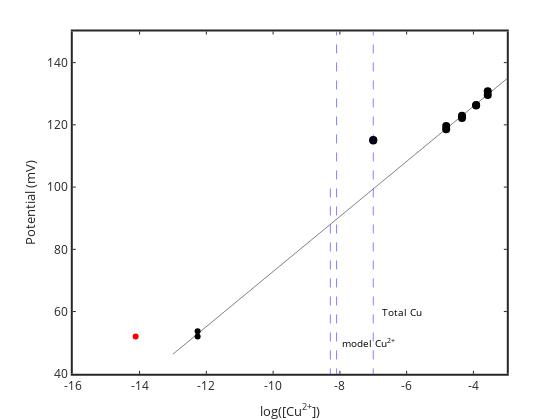

Notebook source saved alongside this figure:
### Code cell
% MODEL FOR COMPARISON

%model with just inorganic speciation
%geochemical model
% input the constants and solution chemistry

flag1=2; %flag1 for concentration based search vector (1) or for log based search vector (2).
flag2=1; %flag2 for numerical derivatives (2) or analtyical derivatives (1)
database=[]; 
flag3=0; % flag3 1 for show warnings. 0 no warnings
flag4=0; %if=1 solve tableau one line at a time to get a good initial guess (no solids). really challenging probs only
flag5=0; %if=1 use stored initial guess for including solids

CuT=CuTmeas; inorganicTOTALS=[CuT];
inorganicTOTALS(inorganicTOTALS==0)=1e-16; % get rid of zero values, b/c div by zero error
TOTALS=[inorganicTOTALS]; %TOTALS=inorganicTOTALS;
pH=8.023; pe=20.75-pH; PCO2=10^-3.5;
[Cuall,CuOH,CuOH2s,CuOs,CuCO3s,tenorite,malachite,MASSERR]=CuOHCO2opentableauallsolids(pH,pe,PCO2,TOTALS',flag1,flag2,flag3,flag4,flag5,database);
[CuwithCuOs,CuOH,CuOH2s,CuOs,CuCO3s,tenorite,malachite,MASSERR]=CuOHCO2opentableauCuOs(pH,pe,PCO2,TOTALS',flag1,flag2,flag3,flag4,flag5,database);
[Cunosolid,CuOH,CuOH2s,CuOs,CuCO3s,tenorite,malachite,MASSERR]=CuOHCO2opentableaunosolid(pH,pe,PCO2,TOTALS',flag1,flag2,flag3,flag4,flag5,database);

plot(log10(CuTplus),Emeas,'ko','markersize',8)

hold on
plot([logCuoriginal'],[mVAoriginal'],'ko')
logCuplot=-13:0.1:-3; Eplot=polyval(param,logCuplot);
plot(logCuplot,Eplot,'k-')
set(gca,'linewidth',2)
xlabel('log[Cu^{2+}]'); ylabel('E (mV)')
hold on

plot([log10(Cuall) log10(Cuall)],[-100 100],'b--')
plot([log10(Cunosolid) log10(Cunosolid)],[-100 150],'b--'); hold on
plot([log10(CuT) log10(CuT)],[-100 150],'b--')
%plot([-9.576 -9.576],[-100 100],'b--')

text(log10(Cunosolid)+0.1,50,'model Cu^{2+}','rotation',90)
text(log10(CuT)+0.2,60,'Total Cu','rotation',90)


xlabel('log([Cu^{2+}])')
ylabel('Potential (mV)')
set(gca,'LineWidth',2,'fontsize',12)

logCunosolid=log10(Cunosolid)
logCuoriginalsample=mean((mVAoriginal-param(2))/param(1))
logCuonept

axis([-16 -3 40 150])

plot(logCuonept,Eorig,'ro','markerfacecolor','r')

### Figure 1 — Plotly figure (JSON) as saved in the notebook; plotly's stock layout.template omitted (floating-point values rounded to 4 significant figures)
{"data": [{"line": {"color": "rgb(0, 0, 0)", "width": 0.5}, "marker": {"color": "rgb(0, 0, 0)", "line": {"color": "rgb(0, 0, 0)"}, "size": 8, "symbol": "circle"}, "mode": "markers", "name": "", "showlegend": false, "type": "scatter", "visibility": true, "x": [-7, -7, -4.816, -4.816, -4.341, -4.341, -3.918, -3.918, -3.57, -3.57], "xaxis": "x", "y": [115.1, 115, 119.6, 118.6, 122.9, 122.2, 126.2, 126.4, 129.6, 130.8], "yaxis": "y"}, {"line": {"color": "rgb(0, 0, 0)", "width": 0.5}, "marker": {"color": "rgb(0, 0, 0)", "line": {"color": "rgb(0, 0, 0)"}, "size": 6, "symbol": "circle"}, "mode": "markers", "name": "", "showlegend": false, "type": "scatter", "visibility": true, "x": [-12.26], "xaxis": "x", "y": [53.7], "yaxis": "y"}, {"line": {"color": "rgb(0, 0, 0)", "width": 0.5}, "marker": {"color": "rgb(0, 0, 0)", "line": {"color": "rgb(0, 0, 0)"}, "size": 6, "symbol": "circle"}, "mode": "markers", "name": "", "showlegend": false, "type": "scatter", "visibility": true, "x": [-12.26], "xaxis": "x", "y": [52], "yaxis": "y"}, {"line": {"color": "rgb(0, 0, 0)", "dash": "solid", "width": 0.5}, "marker": {"color": "rgb(0, 0, 0)", "line": {"color": "rgb(0, 0, 0)"}, "size": 6, "symbol": "none"}, "mode": "lines", "name": "", "showlegend": false, "type": "scatter", "visibility": true, "x": [-13, -12.9, -12.8, -12.7, -12.6, -12.5, -12.4, -12.3, -12.2, -12.1, -12, -11.9, -11.8, -11.7, -11.6, -11.5, -11.4, -11.3, -11.2, -11.1, -11, -10.9, -10.8, -10.7, -10.6, -10.5, -10.4, -10.3, -10.2, -10.1, -10, -9.9, -9.8, -9.7, -9.6, -9.5, -9.4, -9.3, -9.2, -9.1, -9, -8.9, -8.8, -8.7, -8.6, -8.5, -8.4, -8.3, -8.2, -8.1, -8, -7.9, -7.8, -7.7, -7.6, -7.5, -7.4, -7.3, -7.2, -7.1, -7, -6.9, -6.8, -6.7, -6.6, -6.5, -6.4, -6.3, -6.2, -6.1, -6, -5.9, -5.8, -5.7, -5.6, -5.5, -5.4, -5.3, -5.2, -5.1, -5, -4.9, -4.8, -4.7, -4.6, -4.5, -4.4, -4.3, -4.2, -4.1, -4, -3.9, -3.8, -3.7, -3.6, -3.5, -3.4, -3.3, -3.2, -3.1, -3], "xaxis": "x", "y": [46.31, 47.19, 48.08, 48.96, 49.85, 50.73, 51.62, 52.5, 53.39, 54.27, 55.16, 56.04, 56.93, 57.81, 58.7, 59.58, 60.47, 61.35, 62.24, 63.12, 64.01, 64.89, 65.78, 66.66, 67.55, 68.44, 69.32, 70.21, 71.09, 71.98, 72.86, 73.75, 74.63, 75.52, 76.4, 77.29, 78.17, 79.06, 79.94, 80.83, 81.71, 82.6, 83.48, 84.37, 85.25, 86.14, 87.02, 87.91, 88.79, 89.68, 90.56, 91.45, 92.33, 93.22, 94.1, 94.99, 95.87, 96.76, 97.64, 98.53, 99.41, 100.3, 101.2, 102.1, 103.0, 103.8, 104.7, 105.6, 106.5, 107.4, 108.3, 109.1, 110.0, 110.9, 111.8, 112.7, 113.6, 114.5, 115.3, 116.2, 117.1, 118.0, 118.9, 119.8, 120.7, 121.5, 122.4, 123.3, 124.2, 125.1, 126.0, 126.8, 127.7, 128.6, 129.5, 130.4, 131.3, 132.2, 133.0, 133.9, 134.8], "yaxis": "y"}, {"line": {"color": "rgb(0,0,255)", "dash": "dash", "width": 0.5}, "marker": {"color": "rgb(0,0,255)", "line": {"color": "rgb(0,0,255)"}, "size": 6, "symbol": "none"}, "mode": "lines", "name": "", "showlegend": false, "type": "scatter", "visibility": true, "x": [-8.285, -8.285], "xaxis": "x", "y": [-100, 100], "yaxis": "y"}, {"line": {"color": "rgb(0,0,255)", "dash": "dash", "width": 0.5}, "marker": {"color": "rgb(0,0,255)", "line": {"color": "rgb(0,0,255)"}, "size": 6, "symbol": "none"}, "mode": "lines", "name": "", "showlegend": false, "type": "scatter", "visibility": true, "x": [-8.099, -8.099], "xaxis": "x", "y": [-100, 150], "yaxis": "y"}, {"line": {"color": "rgb(0,0,255)", "dash": "dash", "width": 0.5}, "marker": {"color": "rgb(0,0,255)", "line": {"color": "rgb(0,0,255)"}, "size": 6, "symbol": "none"}, "mode": "lines", "name": "", "showlegend": false, "type": "scatter", "visibility": true, "x": [-7, -7], "xaxis": "x", "y": [-100, 150], "yaxis": "y"}, {"line": {"color": "rgb(255,0,0)", "width": 0.5}, "marker": {"color": "rgb(255,0,0)", "line": {"color": "rgb(255,0,0)"}, "size": 6, "symbol": "circle"}, "mode": "markers", "name": "", "showlegend": false, "type": "scatter", "visibility": true, "x": [-14.12], "xaxis": "x", "y": [52], "yaxis": "y"}], "layout": {"annotations": [{"font": {"color": "rgb(0, 0, 0)", "size": 10}, "showarrow": false, "text": "model Cu<sup>2+</sup>", "x": -7.999, "xanchor": "left", "xref": "x", "y": 50, "yanchor": "middle", "yref": "y"}, {"font": {"color": "rgb(0, 0, 0)", "size": 10}, "showarrow": false, "text": "Total Cu", "x": -6.8, "xanchor": "left", "xref": "x", "y": 60, "yanchor": "middle", "yref": "y"}], "height": 420, "hovermode": "closest", "margin": {"b": 0, "l": 0, "r": 0, "t": 0}, "plot_bgcolor": "rgba(0, 0, 0, 0)", "showlegend": false, "width": 560, "xaxis": {"anchor": "y", "autorange": false, "domain": [0.13, 0.905], "exponentformat": "none", "gridcolor": "rgba(38,38,38,0.15)", "gridwidth": 2, "linecolor": "rgb(38,38,38)", "linewidth": 2, "mirror": "ticks", "range": [-16, -3], "showgrid": false, "showline": true, "side": "bottom", "spikedash": "solid", "spikemode": "across", "spikesides": false, "spikethickness": 1, "tickangle": 0, "tickcolor": "rgb(38,38,38)", "tickfont": {"color": "rgb(38,38,38)", "size": 12}, "ticklen": 3, "ticks": "inside", "ticktext": ["-16", "-14", "-12", "-10", "-8", "-6", "-4"], "tickvals": [-16, -14, -12, -10, -8, -6, -4], "title": {"font": {"color": "rgb(38,38,38)", "size": 13.2}, "text": "log([Cu<sup>2+</sup>])"}, "type": "linear", "visible": true, "zeroline": false}, "yaxis": {"anchor": "x", "autorange": false, "domain": [0.11, 0.925], "exponentformat": "none", "gridcolor": "rgba(38,38,38,0.15)", "gridwidth": 2, "linecolor": "rgb(38,38,38)", "linewidth": 2, "mirror": "ticks", "range": [40, 150], "showgrid": false, "showline": true, "side": "left", "spikedash": "solid", "spikemode": "across", "spikesides": false, "spikethickness": 1, "tickangle": 0, "tickcolor": "rgb(38,38,38)", "tickfont": {"color": "rgb(38,38,38)", "size": 12}, "ticklen": 3, "ticks": "inside", "ticktext": ["40", "60", "80", "100", "120", "140"], "tickvals": [40, 60, 80, 100, 120, 140], "title": {"font": {"color": "rgb(38,38,38)", "size": 13.2}, "text": "Potential (mV)"}, "type": "linear", "visible": true, "zeroline": false}}}
